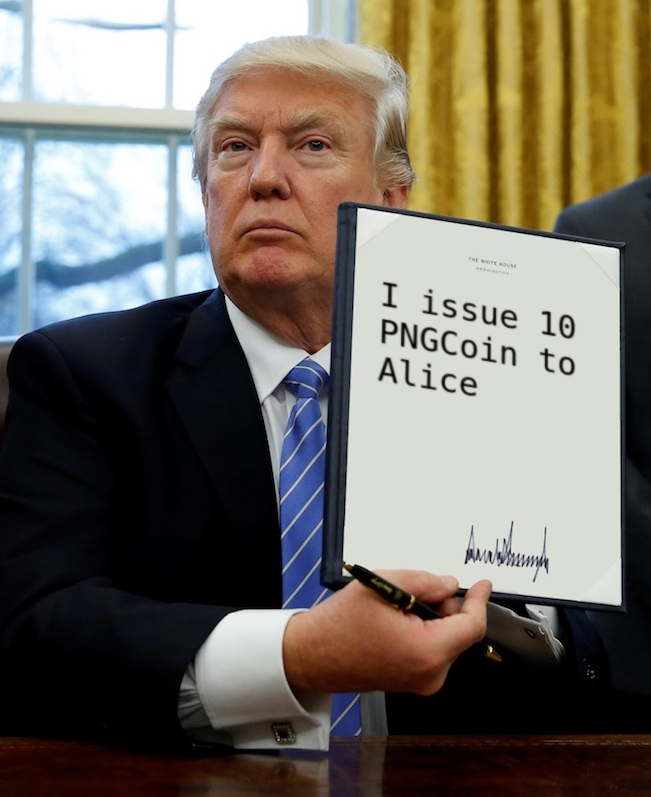
#> input picture pngcoin_images/alice.png, 651 x 797 px
$ python pngcoin.py
#> lines starting #> are read from the running program, lines starting #| are printed output that depends on the picture
from pathlib import Path
import pickle

from PIL import Image


class PNGCoin:

    def __init__(self, transfers):
        self.transfers = transfers  # Instances of PIL.Image
        self.valid = None
        self.validate_coin()

    @staticmethod
    def validate_txn(img):
        img.show()

        user_input = input("Is this a valid signature? (Y/n): ")
        if user_input.lower() == "y":
            return True
        else:
            return False

    def validate_coin(self):
        self.valid = True
        for txfr in self.transfers:
            if not self.validate_txn(txfr):
                self.valid = False
                break

    @property
    def serialized(self):
        return pickle.dumps(self)

    def to_disk(self, filename):
        with open(filename, "wb") as f:
            f.write(self.serialized)

    @staticmethod
    def load(coin_bytes):
        return pickle.loads(coin_bytes)

    @classmethod
    def load_from_disk(cls, filename):
        with open(filename, 'rb') as f:
            coin_bytes = f.read()
            return cls.load(coin_bytes)


if __name__ == "__main__":
    images = Path("pngcoin_images")

    # Create good coin
    print("Creating 'coin'...")
    coin = PNGCoin([
        Image.open(images/"alice.png"),
        Image.open(images/"alice-to-bob.png"),
    ])
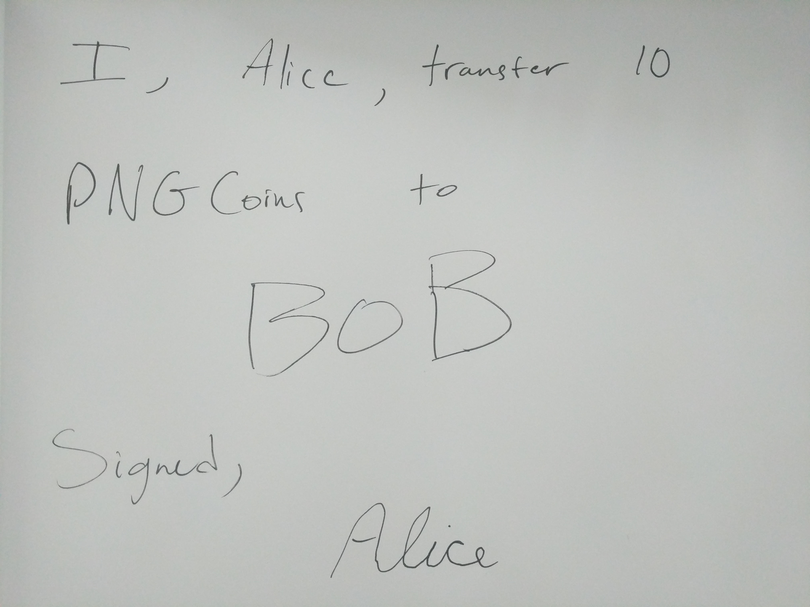
#> input picture pngcoin_images/alice-to-bob.png, 810 x 607 px
#> in __init__, `self.transfers = transfers`: self.transfers = 2 items
#> the loop in validate_coin, `for txfr in self.transfers:` made 2 passes; the answer given on pass 1: y
#> user_input in validate_txn on passes 1 to 2: 'y', 'y'
    print("'coin' valid?:", coin.valid, '\n')

    # Create bad coin
    print("Creating 'bad_coin'...")
    bad_coin = PNGCoin([
        Image.open(images/"alice.png"),
        Image.open(images/"alice-to-bob-forged.png"),
    ])
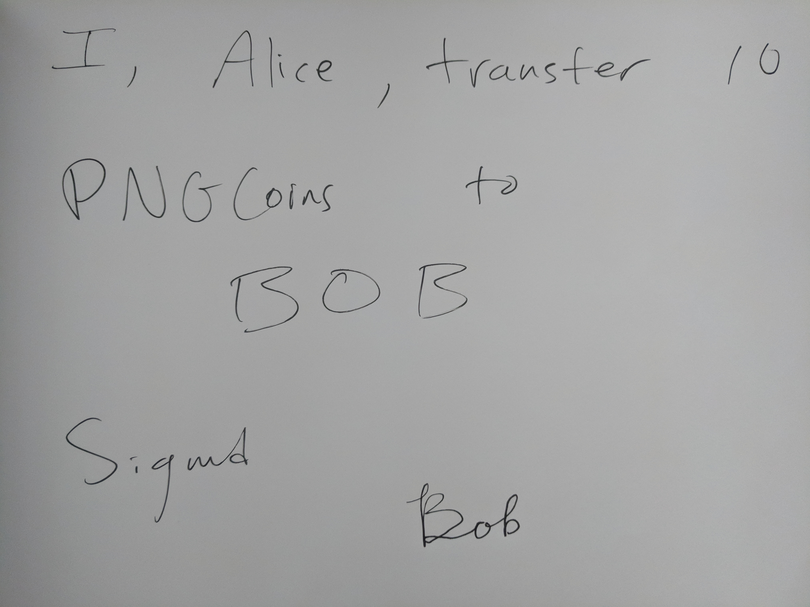
#> input picture pngcoin_images/alice-to-bob-forged.png, 810 x 607 px
#> the loop in validate_coin (call 2), `for txfr in self.transfers:` made 2 passes; the answer given on pass 1: y
    print("'bad_coin' valid?:", bad_coin.valid, '\n')

    # Save good coin to disk and load back into memory
    filename = 'bob.pngcoin'
    coin.to_disk(filename)
    bobs_coin = PNGCoin.load_from_disk(filename)
    print("Verify loaded coin:", bobs_coin.transfers == coin.transfers)
#| Verify loaded coin: True
